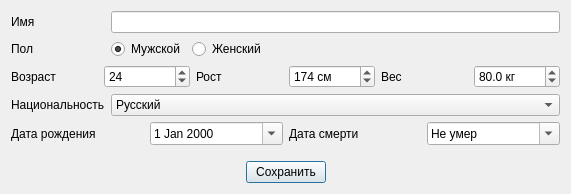
<?xml version="1.0" encoding="UTF-8"?>
<ui version="4.0">
 <class>HumanDialog</class>
 <widget class="QDialog" name="HumanDialog">
  <property name="geometry">
   <rect>
    <x>0</x>
    <y>0</y>
    <width>571</width>
    <height>194</height>
   </rect>
  </property>
  <property name="windowTitle">
   <string>Ввод данных по человеку</string>
  </property>
  <layout class="QGridLayout" name="gridLayout">
   <item row="1" column="1">
    <widget class="QLineEdit" name="lineEditName"/>
   </item>
   <item row="1" column="0">
    <widget class="QLabel" name="label">
     <property name="text">
      <string>Имя</string>
     </property>
    </widget>
   </item>
   <item row="8" column="0">
    <spacer name="verticalSpacer">
     <property name="orientation">
      <enum>Qt::Vertical</enum>
     </property>
     <property name="sizeHint" stdset="0">
      <size>
       <width>20</width>
       <height>40</height>
      </size>
     </property>
    </spacer>
   </item>
   <item row="5" column="0">
    <widget class="QLabel" name="label_5">
     <property name="text">
      <string>Национальность</string>
     </property>
    </widget>
   </item>
   <item row="7" column="0" colspan="2">
    <layout class="QHBoxLayout" name="horizontalLayout_4">
     <item>
      <widget class="QLabel" name="label_7">
       <property name="text">
        <string>Дата рождения</string>
       </property>
      </widget>
     </item>
     <item>
      <widget class="QDateEdit" name="dateEditBirthday">
       <property name="calendarPopup">
        <bool>true</bool>
       </property>
      </widget>
     </item>
     <item>
      <widget class="QLabel" name="label_8">
       <property name="text">
        <string>Дата смерти</string>
       </property>
      </widget>
     </item>
     <item>
      <widget class="QDateEdit" name="dateEditDeath">
       <property name="specialValueText">
        <string>Не умер</string>
       </property>
       <property name="minimumDateTime">
        <datetime>
         <hour>12</hour>
         <minute>0</minute>
         <second>0</second>
         <year>2000</year>
         <month>1</month>
         <day>1</day>
        </datetime>
       </property>
       <property name="calendarPopup">
        <bool>true</bool>
       </property>
       <property name="date">
        <date>
         <year>2000</year>
         <month>1</month>
         <day>1</day>
        </date>
       </property>
      </widget>
     </item>
    </layout>
   </item>
   <item row="2" column="0">
    <widget class="QLabel" name="label_6">
     <property name="text">
      <string>Пол</string>
     </property>
    </widget>
   </item>
   <item row="5" column="1">
    <widget class="QComboBox" name="comboBoxNational">
     <item>
      <property name="text">
       <string>Русский</string>
      </property>
     </item>
     <item>
      <property name="text">
       <string>Татарин</string>
      </property>
     </item>
     <item>
      <property name="text">
       <string>Чуваш</string>
      </property>
     </item>
     <item>
      <property name="text">
       <string>Чечениц</string>
      </property>
     </item>
    </widget>
   </item>
   <item row="3" column="0" colspan="2">
    <layout class="QHBoxLayout" name="horizontalLayout">
     <item>
      <widget class="QLabel" name="label_2">
       <property name="text">
        <string>Возраст</string>
       </property>
      </widget>
     </item>
     <item>
      <widget class="QSpinBox" name="spinBoxAge">
       <property name="maximum">
        <number>120</number>
       </property>
       <property name="value">
        <number>24</number>
       </property>
      </widget>
     </item>
     <item>
      <widget class="QLabel" name="label_3">
       <property name="text">
        <string>Рост</string>
       </property>
      </widget>
     </item>
     <item>
      <widget class="QSpinBox" name="spinBoxHeight">
       <property name="suffix">
        <string> см</string>
       </property>
       <property name="minimum">
        <number>30</number>
       </property>
       <property name="maximum">
        <number>250</number>
       </property>
       <property name="value">
        <number>174</number>
       </property>
      </widget>
     </item>
     <item>
      <widget class="QLabel" name="label_4">
       <property name="text">
        <string>Вес</string>
       </property>
      </widget>
     </item>
     <item>
      <widget class="QDoubleSpinBox" name="doubleSpinBoxWeight">
       <property name="prefix">
        <string/>
       </property>
       <property name="suffix">
        <string> кг</string>
       </property>
       <property name="decimals">
        <number>1</number>
       </property>
       <property name="minimum">
        <double>3.000000000000000</double>
       </property>
       <property name="maximum">
        <double>350.000000000000000</double>
       </property>
       <property name="value">
        <double>80.000000000000000</double>
       </property>
      </widget>
     </item>
    </layout>
   </item>
   <item row="2" column="1">
    <layout class="QHBoxLayout" name="horizontalLayout_3">
     <item>
      <widget class="QRadioButton" name="radioButtonM">
       <property name="text">
        <string>Мужской</string>
       </property>
       <property name="checked">
        <bool>true</bool>
       </property>
      </widget>
     </item>
     <item>
      <widget class="QRadioButton" name="radioButtonG">
       <property name="text">
        <string>Женский</string>
       </property>
      </widget>
     </item>
     <item>
      <spacer name="horizontalSpacer">
       <property name="orientation">
        <enum>Qt::Horizontal</enum>
       </property>
       <property name="sizeHint" stdset="0">
        <size>
         <width>40</width>
         <height>20</height>
        </size>
       </property>
      </spacer>
     </item>
    </layout>
   </item>
   <item row="9" column="0" colspan="2">
    <layout class="QHBoxLayout" name="horizontalLayout_5">
     <item>
      <spacer name="horizontalSpacer_2">
       <property name="orientation">
        <enum>Qt::Horizontal</enum>
       </property>
       <property name="sizeHint" stdset="0">
        <size>
         <width>40</width>
         <height>20</height>
        </size>
       </property>
      </spacer>
     </item>
     <item>
      <widget class="QPushButton" name="pushButtonSave">
       <property name="text">
        <string>Сохранить</string>
       </property>
      </widget>
     </item>
     <item>
      <spacer name="horizontalSpacer_3">
       <property name="orientation">
        <enum>Qt::Horizontal</enum>
       </property>
       <property name="sizeHint" stdset="0">
        <size>
         <width>40</width>
         <height>20</height>
        </size>
       </property>
      </spacer>
     </item>
    </layout>
   </item>
  </layout>
 </widget>
 <resources/>
 <connections/>
</ui>
